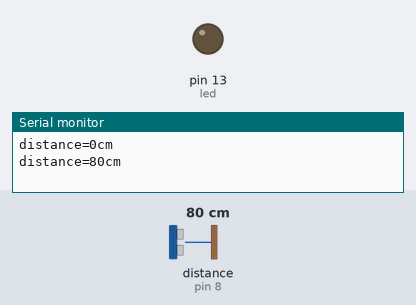
Bench run of a sketch on a simulated Arduino Uno, built with avr-gcc and run on an emulated ATmega328P. Shown: output pins drawn as LEDs (lit = HIGH), the last lines printed to the serial monitor. Dashed ring = blinking. The test bench sets the inputs (shaded band); at power-on: distance to the obstacle (sensor on pin 8) 80 cm. The echo pulse lasts 58.3 µs per cm; pins used as bus, display or sensor lines are not drawn.

Above: at 3.2 s.
3.3 s: distance to the obstacle (sensor on pin 8) set to 4 cm
At 4.4 s:
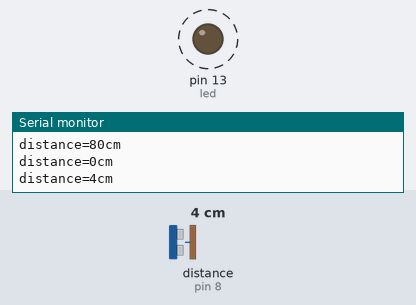
7.3 s: distance to the obstacle (sensor on pin 8) set to 299 cm
At 9.0 s:
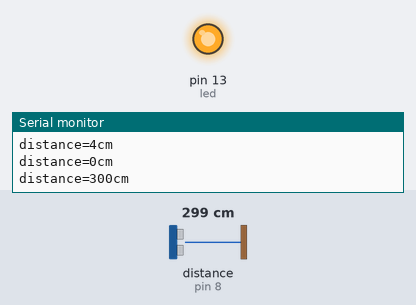
Timing chart, 0 to 15.4 s (numbered marks = the images above; inputs shaded):
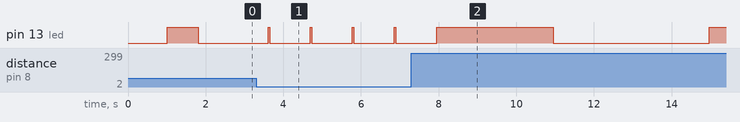

The sketch:

serial.ino
```cpp
const int led=13;  //LED 連接至數位接腳13。
const int echo=8;
const int trig=9;

void setup() {
  Serial.begin(9600); //初始化串列埠，設定鮑率9600bps。
  pinMode(led,OUTPUT); //設定數位接腳13 為輸出模式。
  digitalWrite(led,LOW); //關閉led。
  pinMode(trig,OUTPUT); //設定數位接腳9 為輸出模式。
  pinMode(echo,INPUT); //設定數位接腳8 為接收模式。
  }

void loop() {
  unsigned long cm; //距離(單位:公分)。
  cm=ping(trig, echo); //讀取物體距離。
  Serial.print("distance="); //顯示"distance="字元。
  Serial.print(cm); //顯示物體距離。
  Serial.println("cm"); //顯示"cm"字元。
  digitalWrite(led,HIGH); //距離愈近，LED 閃爍速度愈快。
  delay(cm*10); //延遲。
  digitalWrite(led,LOW);
  delay(cm*10);
  }

int ping(int trig, int echo){
  unsigned long cm; //距離(單位:公分)。
  unsigned long duration; //脈寬(單位:微秒)。
  pinMode(trig,OUTPUT); //設定數位接腳 2為輸出模式。
  digitalWrite(trig,LOW); //輸出脈寬 5µs的脈波啟動PING)))。
  delayMicroseconds(2);
  digitalWrite(trig,HIGH);
  delayMicroseconds(5);
  digitalWrite(echo,LOW);
  pinMode(echo,INPUT); //設定數位接腳 2為輸入模式。
  duration=pulseIn(echo,HIGH); //讀取與物體距離成正比的脈波HIGH時間。
  cm=duration/29/2; //計算物體距離(單位:公分)。
  if (cm <= 100){
    return cm; //傳回物體距離(單位:公分)
  }
}
```

Measured:
- after the input at 3.3 s, pin 13 (led): alternates HIGH for 0.04 s and LOW for 1.0 s, starting after 0.35 s
